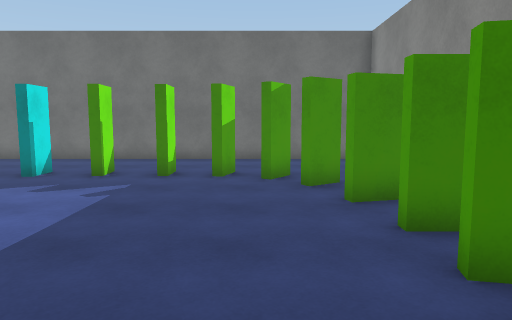
[1] (above)

15 first-person views from a walk through a Unity game level. The camera is 1.5 m above the floor, tilts 6° down and sees 70° across. The floor is counted in squares, 1 m on a side. Each view is taken from the middle of a square. On the plan, view 1 faces up. The plan holds only what a view shows up to about 16 squares ahead; the rest is blank. The player character is not drawn. Surface patterns are stand-ins for the level's own textures.

[2]
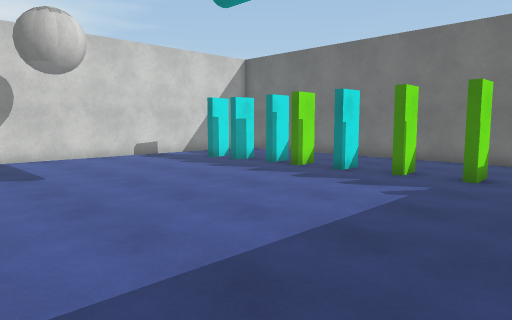

[3]
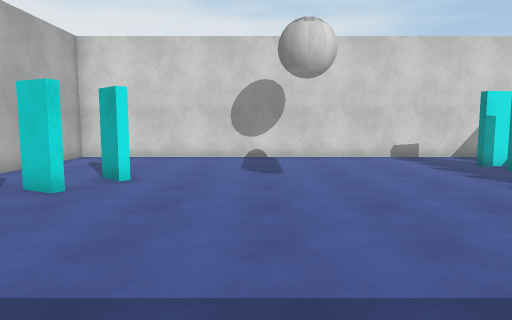

[4]
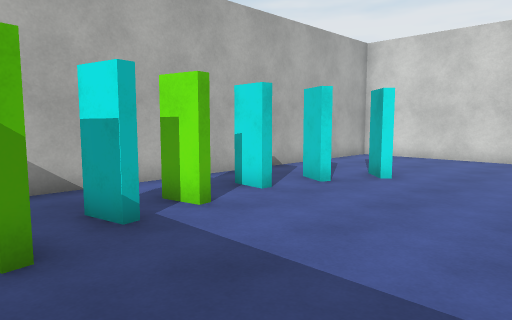

[5]
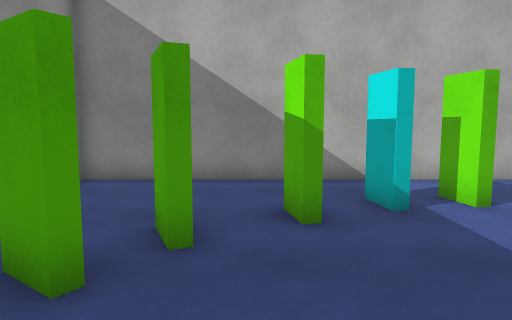

[6]
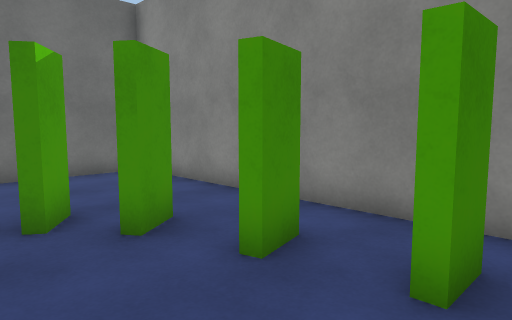

[7]
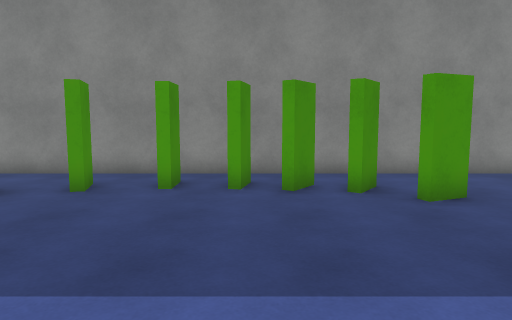

[8]
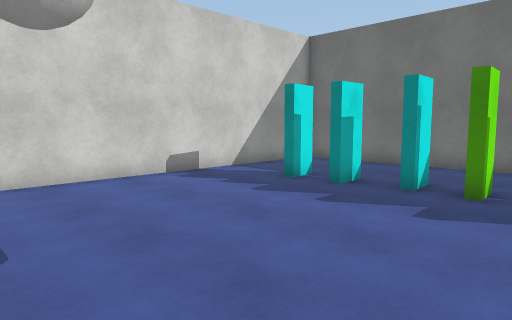

[9]
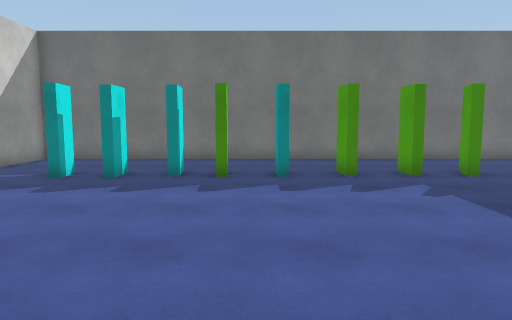

[10]
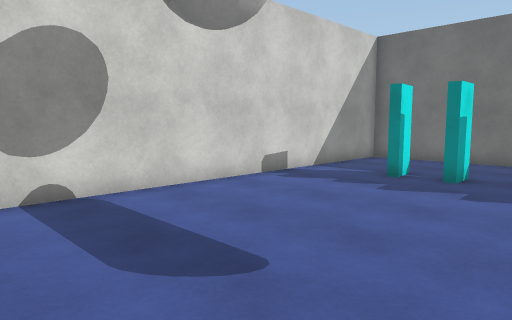

[11]
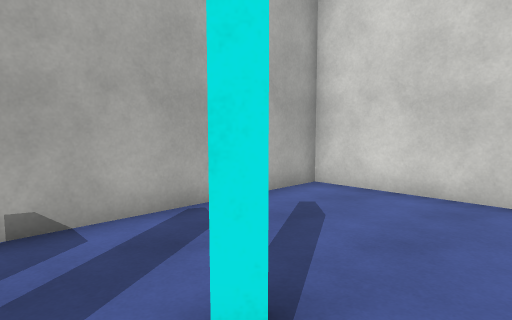

[12]
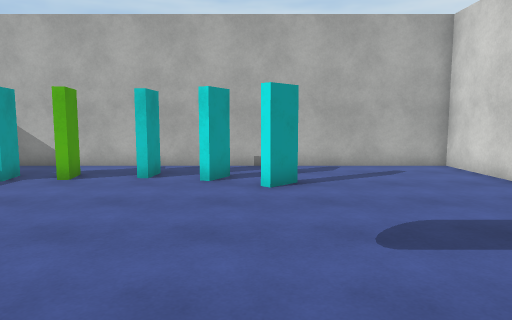

[13]
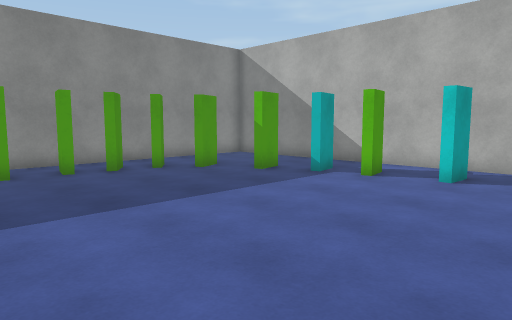

[14]
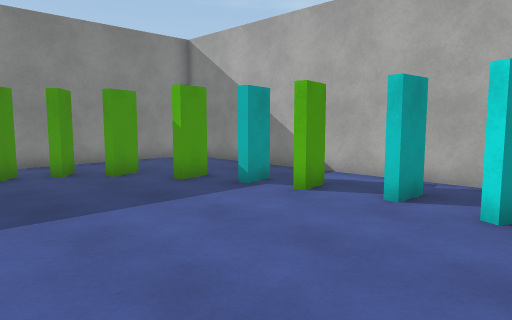

[15]
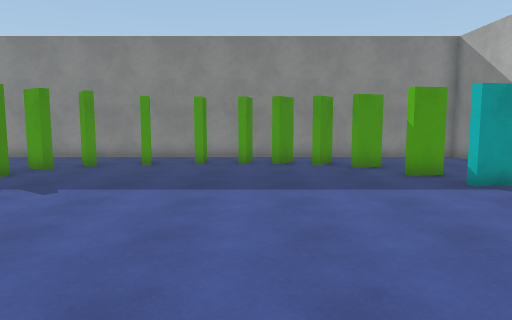

### Floor plan
Key: @ floor where view 1 was taken; # wall or solid block; . floor; T thing the floor can be seen under or through.
Columns run from 16 left of view 1 to 5 right of it. Each row starts with its distance up from view 1.
 15 #####################
 14 #....................#
 13 #....................#
 12 #....................#
 11 #......##...##.......#
 10 #....#.##.#.##.#.#...#
  9 #................##..#
  8 #....................#
  7 #.................#..#
  6 #....................#
  5 #..................#.#
  4 #....................#
  3 #.................TT.#
  2 #.................TT.#
  1 #.................T..#
  0 #...............@TT..#
 -1 #................T...#
 -2 #.....###.....##.....#
 -3 #.......#.#.#.#......#
 -4 #....................#
 -5 #....................#
 -6 ######################

Where each view was taken, in squares from view 1:
view 1: 0 up, 0 right, facing up
view 2: 0 up, 0 right, facing up-left
view 3: 2 up, 0 right, facing left
view 4: 3 up, 0 right, facing down-left
view 5: 4 up, 0 right, facing down
view 6: 4 up, 1 left, facing up-right
view 7: 3 up, 6 left, facing right
view 8: 2 up, 6 left, facing up-left
view 9: 0 up, 7 left, facing up
view 10: 0 up, 8 left, facing up-left
view 11: 0 up, 8 left, facing down-left
view 12: 7 up, 9 left, facing down
view 13: 7 up, 9 left, facing down-right
view 14: 4 up, 9 left, facing down-right
view 15: 3 up, 11 left, facing right
